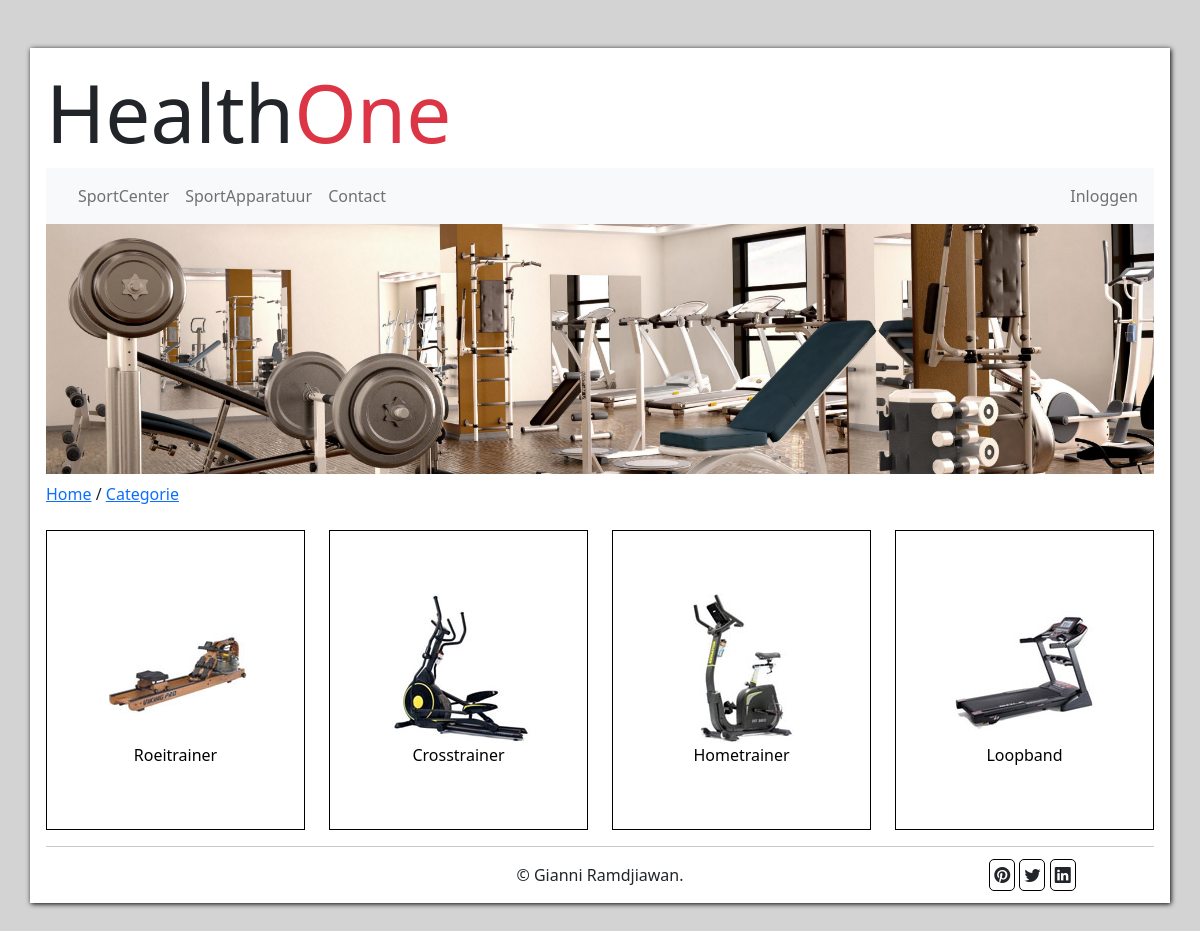
The page /apparatuur/categorieen.php on the database its author committed.
### tables this page shows
CREATE TABLE `categorie` (
  `id` int(5) NOT NULL,
  `naam` varchar(50) NOT NULL,
  `foto` varchar(50) NOT NULL,
  `omschrijving` varchar(255) NOT NULL
);

### apparatuur/categorieen.php (the view, shortened to what this page needs)
<!DOCTYPE html>
<html lang="en">
<head>
    <link href="https://cdn.jsdelivr.net/npm/bootstrap@5.2.0-beta1/dist/css/bootstrap.min.css" rel="stylesheet">
    <link rel="stylesheet" href="https://cdn.jsdelivr.net/npm/bootstrap-icons@1.8.2/font/bootstrap-icons.css">
    <link rel="stylesheet" href="../css/style.css">
</head>
<body>
    <div class='container container-xxl p-3 my-5'>
        <?php
            include_once('../dbConnection.php');
            include_once('../templates/header.php');
            include_once('../templates/menu.php');
            include_once('../templates/banner.php');
            echo "
                <div class='row mt-2'>
                    <div class='path mb-2'>
                        <a href='../index.php'>Home</a>
                        /
                        <a href='#'>Categorie</a>
                    </div>
                </div>
            ";
            echo "<div class='row my-3'>";
            $categorie = $db->prepare("SELECT * FROM categorie");
            $categorie->execute();
            $result = $categorie->fetchAll(PDO::FETCH_ASSOC);
            foreach ($result as &$data) {
                echo "<div class='col-md-3  d-flex justify-content-center align-items-center'>";
                echo "<div class='categorie-items d-flex justify-content-center align-items-center'>";
                echo "<a href='./apparatuur.php?id=".$data['id']."' class='d-flex flex-column align-items-center'>";
                echo "<img src='../img/".$data['foto']."' alt='".$data['naam']."' class='img-fluid'>";
                echo $data['naam'];
                echo "</a>";
                echo "</div>";
                echo "</div>";
            }
            echo"</div>";
            echo "<hr>";
            include_once('../templates/footer.php');
        ?>
    </div>
</body>
</html>

### css/style.css (style rules this page uses)
body { background-color: lightgrey; }
.container { background-color: white; box-shadow: 1px 1px 5px black; }
.categorie-items { box-sizing: border-box; border: 1px solid black; height: 300px; width: 300px; }
.categorie-items>a { text-decoration: none; color: black; }

### rows shown on the page
categorie: foto (picture), naam "Roeitrainer"
categorie: foto (picture), naam "Crosstrainer"
categorie: foto (picture), naam "Hometrainer"
categorie: foto (picture), naam "Loopband"
